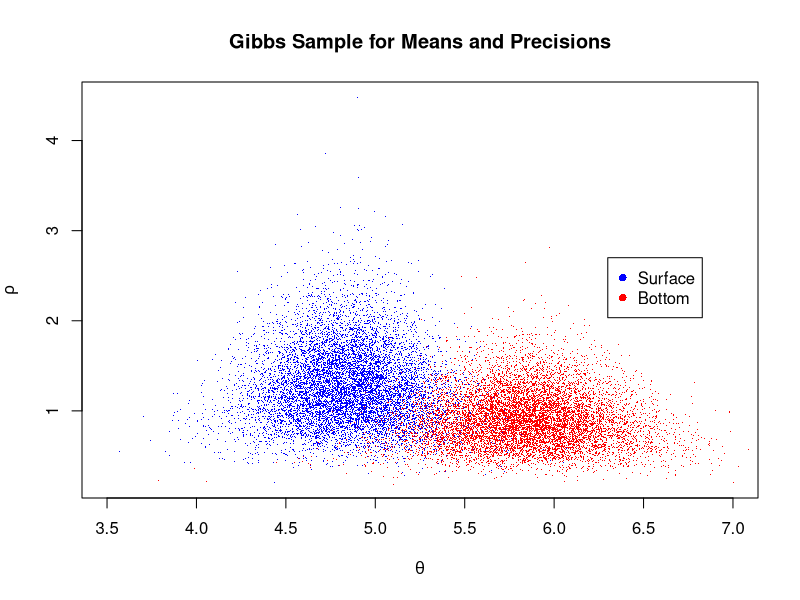
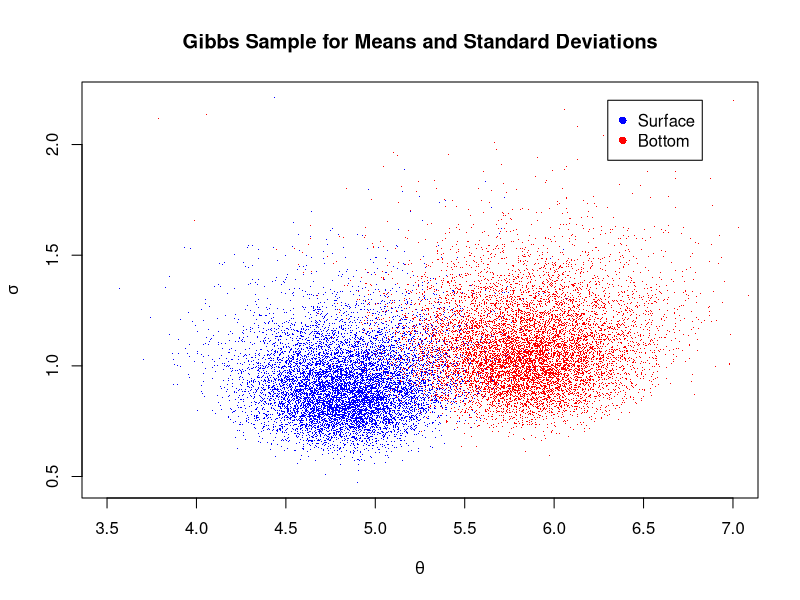
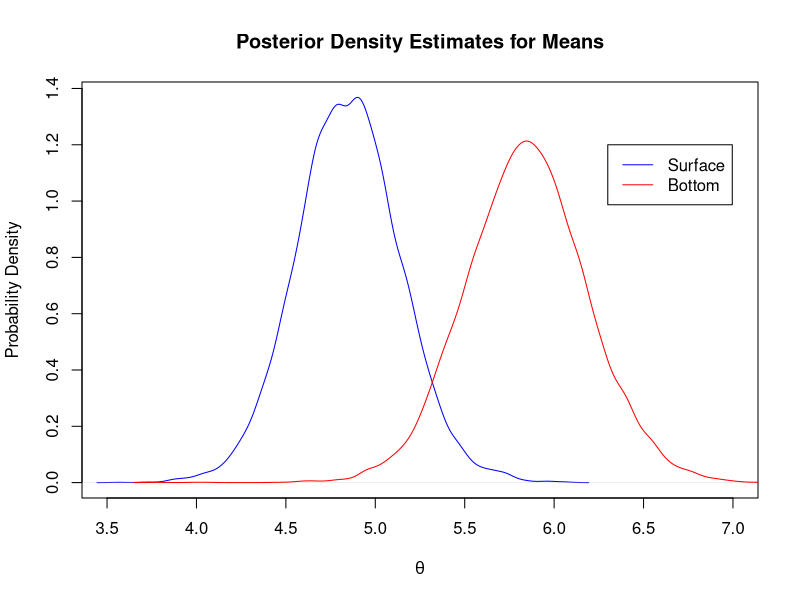
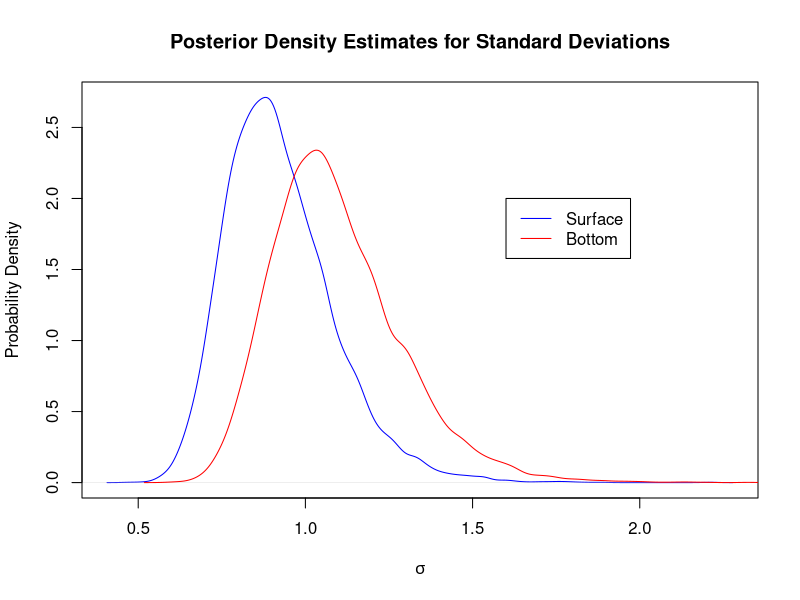
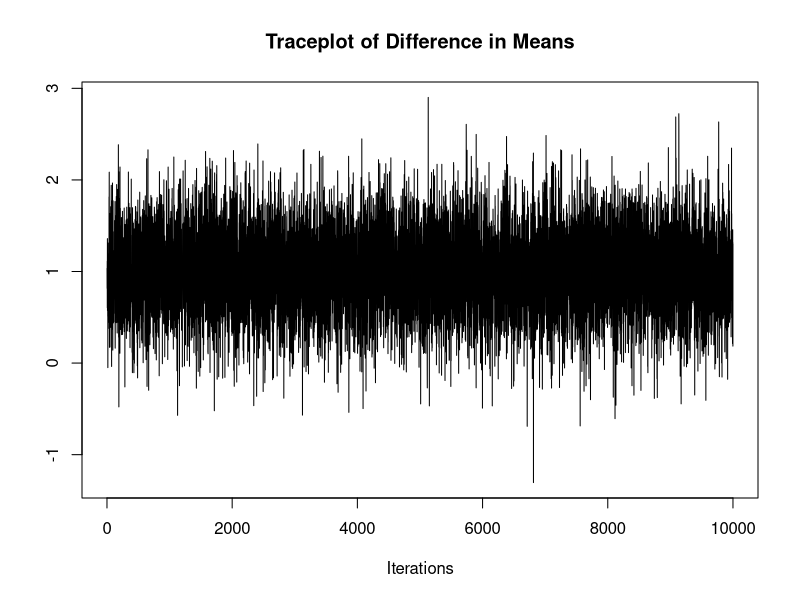
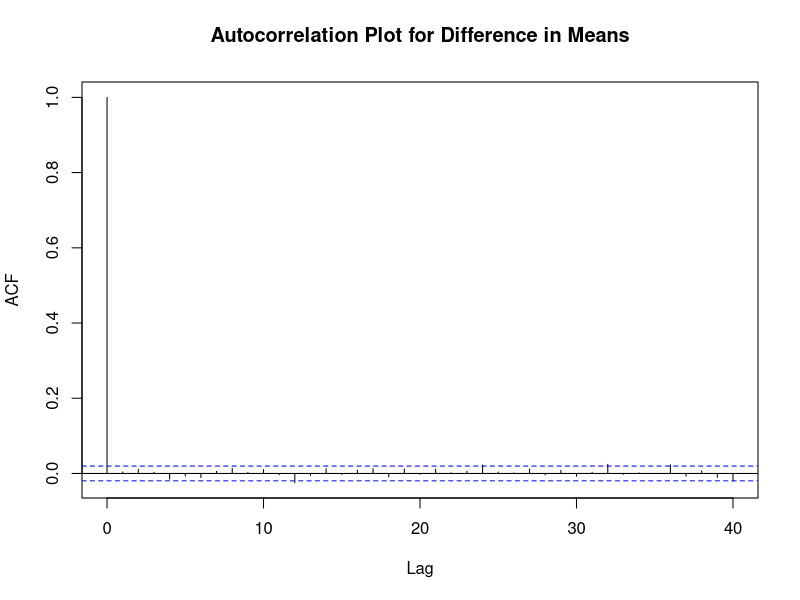

Recreate these plots in R, in order.
############  SYST 664 - Bayesian Inference and Decision Theory  #######

# Assignment 8
# Wolf River Pollutant Concentration Data Analysis 
# Perform Gibbs sampling of joint posterior distribution of means and precisions

# The data 
wolf.surface=c(3.74, 4.61, 4.00, 4.67, 4.87, 5.12, 4.52, 5.29, 5.74, 5.48)
wolf.bottom=c(5.44, 6.88, 5.37, 5.44, 5.03, 6.48, 3.89, 5.85, 6.85, 7.16)

# Sufficient statistics for mean
xs=wolf.surface
sums=sum(wolf.surface)
xb=wolf.bottom
sumb=sum(wolf.bottom)
n <- length(xs)     # same sample size for both surface and bottom

##########  Problem 6B  ############

# Assume independent priors for mean and precision
mu=6      # Prior mean of HCB concentration
tau=1.5   # Prior SD of HCB concentration
alpha=4.5
beta=0.19

#Set simulation sample size
numSim <- 10000

# Gibbs sample initialization 
thetasGibbs = mean(xs)    # Initial guess for surface mean
thetabGibbs = mean(xb)    # Initial guess for bottom mean
sigmasGibbs = sd(xs)      # Initial guess for surface SD
sigmabGibbs = sd(xb)      # Initial guess for bottom SD
rhosGibbs = 1/sd(xs)^2    # Initial guess for surface precision
rhobGibbs = 1/sd(xb)^2    # Initial guess for bottom precision

# Draw the Gibbs samples
for (k in 2:numSim) {
  tau.star.s=1/sqrt(1/tau^2+n*rhosGibbs[k-1])
  mu.star.s=(mu/tau^2 + sum(xs)*rhosGibbs[k-1])/(1/tau^2+n*rhosGibbs[k-1])
	thetasGibbs[k]<-rnorm(1,mean=mu.star.s,sd=tau.star.s)
	tau.star.b=1/sqrt(1/tau^2+n*rhobGibbs[k-1])
	mu.star.b=(mu/tau^2 + sum(xb)*rhobGibbs[k-1])/(1/tau^2+n*rhobGibbs[k-1])
	thetabGibbs[k]<-rnorm(1,mean=mu.star.b,sd=tau.star.b)
	
	alpha.star.s = alpha.star.b = alpha+n/2     # alpha1 does not change 
	beta.star.s<-1/(1/beta + 0.5*sum((xs-thetasGibbs[k])^2))
	beta.star.b<-1/(1/beta + 0.5*sum((xb-thetabGibbs[k])^2))
	rhosGibbs[k]<-rgamma(1,shape=alpha.star.s,scale=beta.star.s)
	rhobGibbs[k]<-rgamma(1,shape=alpha.star.b,scale=beta.star.b)
	}

sigmasGibbs = 1/sqrt(rhosGibbs)    # get sample of standard deviations
sigmabGibbs = 1/sqrt(rhobGibbs)

#####  Plots of Gibbs Sampler Output ####

#Scatterplot of rho vs theta and sigma vs theta
plot(thetasGibbs,rhosGibbs,pch=".", col="blue",
     xlab=expression(theta),ylab=expression(rho),
     main="Gibbs Sample for Means and Precisions",
     xlim=c(3.5,7))  # set limits to show all points
points(thetabGibbs,rhobGibbs,pch=".", col="red")
legend(6.3,2.7,c("Surface","Bottom"),col=c("blue","red"),pch=c(16,16))

plot(thetasGibbs,sigmasGibbs,pch=".", col="blue",
     xlab=expression(theta),ylab=expression(sigma),
     main="Gibbs Sample for Means and Standard Deviations",
     xlim=c(3.5,7))  # set limits to show all points
points(thetabGibbs,sigmabGibbs,pch=".", col="red")
legend(6.3,2.2,c("Surface","Bottom"),col=c("blue","red"),pch=c(16,16))


plot(density(thetasGibbs),col="blue",
     main="Posterior Density Estimates for Means",
     xlab=expression(theta),ylab="Probability Density",
     xlim=c(3.5,7))
lines(density(thetabGibbs),col="red")
legend(6.3,1.2,c("Surface","Bottom"),col=c("blue","red"),lty=c(1,1))

plot(density(sigmasGibbs),col="blue",
     main="Posterior Density Estimates for Standard Deviations",
     xlab=expression(sigma),ylab="Probability Density")
lines(density(sigmabGibbs),col="red")
legend(1.6,2,c("Surface","Bottom"),col=c("blue","red"),lty=c(1,1))


#Quantiles of the sample - endpoints of 90% credible intervals
quantile(thetasGibbs, c(0.05,0.95))  # Mean concentration, surface
quantile(rhosGibbs, c(0.05,0.95))    # Precision of concentration, surface
quantile(sigmasGibbs, c(0.05,0.95))  # SDev of concentration, surface
quantile(thetabGibbs, c(0.05,0.95))  # Mean concentration, bottom
quantile(rhobGibbs, c(0.05,0.95))    # Precision of concentration, bottom
quantile(sigmabGibbs, c(0.05,0.95))  # SDev of concentration, bottom
quantile(thetabGibbs-thetasGibbs, c(0.05,0.95))  # Difference in means

#Does bottom have higher pollutant concentration? Larger standard deviation?

theta.diff = thetabGibbs - thetasGibbs  # differences in means 
sigma.diff = sigmabGibbs - sigmasGibbs  # differences in SDevs
sum(theta.diff>0)/length(theta.diff)
sum(sigma.diff>0)/length(sigma.diff)


# Posterior point estimates
mean(thetasGibbs)
mean(thetabGibbs)
mean(sigmasGibbs)
mean(sigmabGibbs)
mean(rhosGibbs)
mean(rhobGibbs)
mean(theta.diff)
mean(sigma.diff)

##########  Problem 6C  ############


# Traceplot
library(coda)
diff.mcmc=as.mcmc(theta.diff)   # make into MCMC object
traceplot(diff.mcmc,main="Traceplot of Difference in Means")      # argument must be MCMC object

# Autocorrelation
acf(theta.diff,main="Autocorrelation Plot for Difference in Means")

#Diagnostics
effectiveSize(thetasGibbs)
effectiveSize(thetabGibbs)
effectiveSize(rhosGibbs)
effectiveSize(rhobGibbs)
effectiveSize(sigmasGibbs)
effectiveSize(sigmabGibbs)
effectiveSize(theta.diff)


